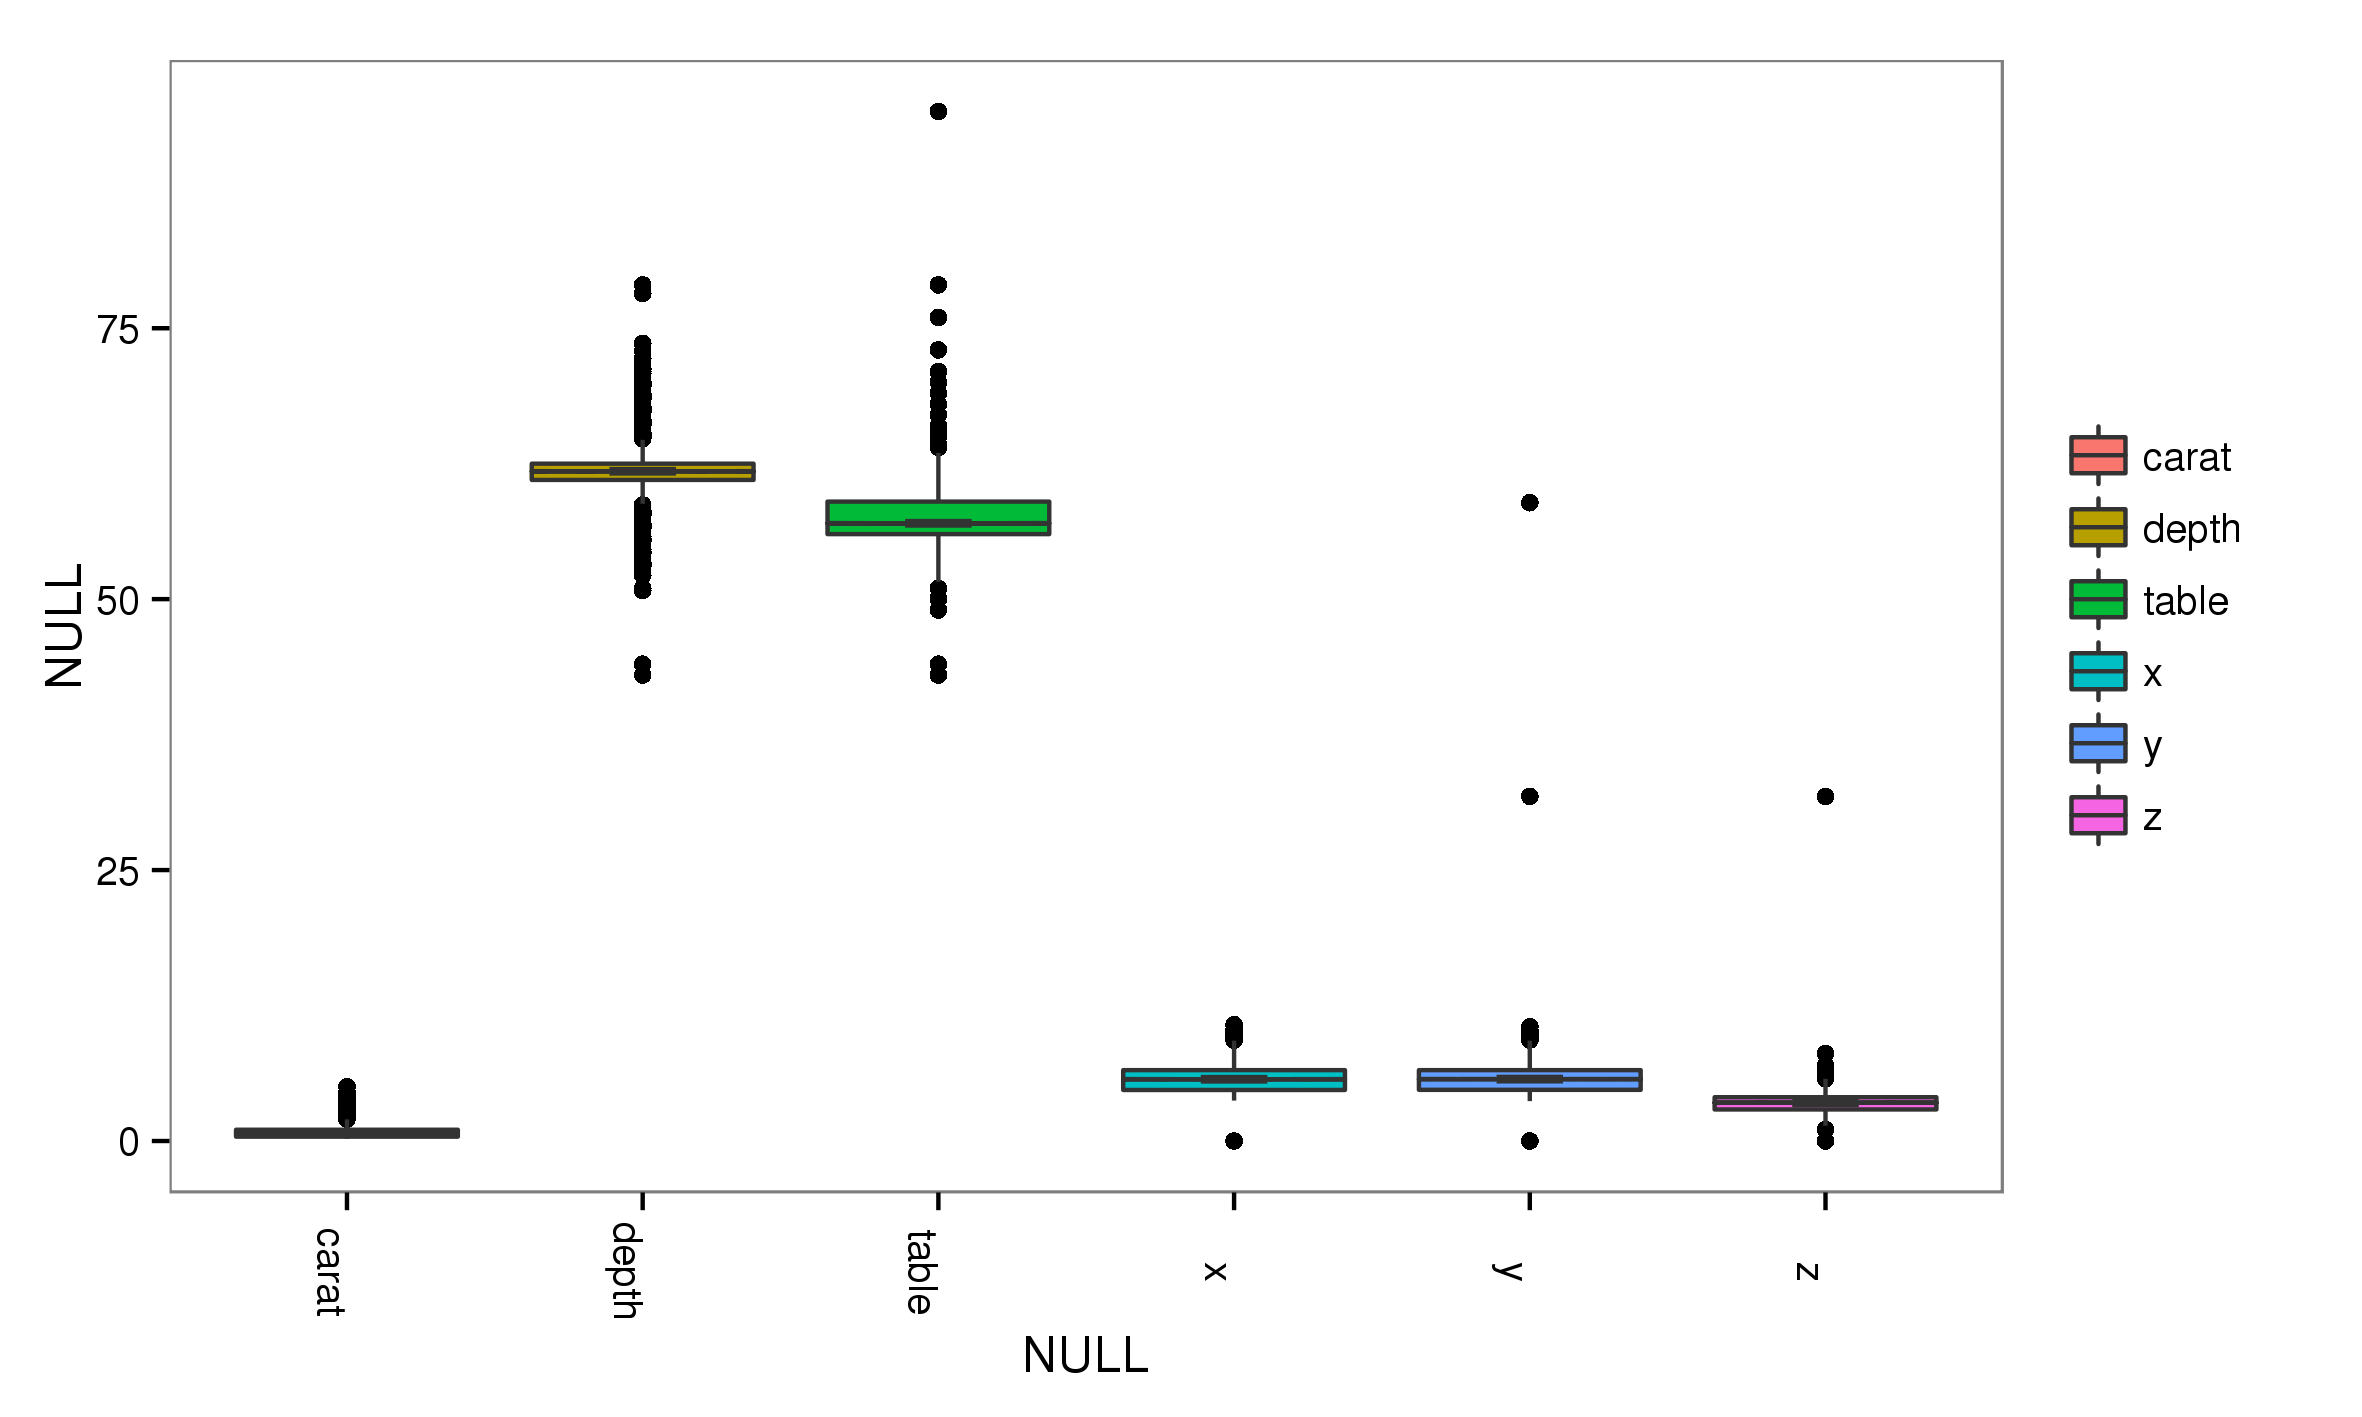

Reproduce this figure in R.

if (FALSE){
	install.packages("ggplot2", repo="http://cran.us.r-project.org")
	install.packages("reshape2", repo="http://cran.us.r-project.org")
	install.packages("scales", repo="http://cran.us.r-project.org")
}
library(ggplot2)
library(reshape2)
library(scales)

if(! FALSE){
	ID_var <- c('price','cut','color','clarity')
	data <- read.table(file="diamond.matrix", sep="\t", header=TRUE,
	row.names=1)
	if ("variable" != "variable"){
		if ((ID_var != "")[1]){
			ID_var <- c(ID_var, "variable")
		} else {
			ID_var <- c("variable")
		}
		data_m <- melt(data, id.vars=ID_var)
	} else {
		if ((ID_var != "")[1]){
			data_m <- melt(data, id.vars=ID_var)
		} else {
			data_m <- melt(data)
		}
	}
} else {
	data_m <- read.table(file="diamond.matrix", sep="\t",
	header=TRUE)
}

if (0 != 0){
	data_m$value <- data_m$value + 0
}

if ("" != ""){
	data_m$variable <- cut(data_m$variable, )
} else if ("" != ""){
	level_i <- c()
	data_m$variable <- factor(data_m$variable, levels=level_i)
}
if ("" != ""){
	data_m$variable <- cut(data_m$variable,)
}else if ("" != ""){
	x_level <- c()
	data_m$variable <- factor(data_m$variable,levels=x_level)
}

p <- ggplot(data_m, aes(factor(variable), value)) + xlab("NULL") +
ylab("NULL")


if (FALSE){
	p <- p + geom_violin(aes(fill=factor(variable)), 
	stat = "ydensity", position = "dodge", trim = TRUE,  
	scale = "area") + 
	geom_boxplot(aes(fill=factor(variable)), alpha=.25, width=0.15, 
	position = position_dodge(width = .9), outlier.colour='NA',
	scale="area") + 
	stat_summary(aes(group=variable), fun.y=mean,  
	geom="point", fill="black", shape=19, size=1,
	position = position_dodge(width = .9))
   	
	#+ geom_jitter(height = 0)
} else if (FALSE){
	p <- p + geom_violin(aes(fill=factor(variable)), 
	stat = "ydensity", position = "dodge", trim = TRUE,  
	scale = "area") 
} else {
	if (TRUE){
		if (FALSE){
		p <- p + geom_boxplot(aes(fill=factor(variable)), notch=TRUE,
			notchwidth=0.3, outlier.colour='NA')
		}else{
		p <- p + geom_boxplot(aes(fill=factor(variable)), notch=TRUE,
			notchwidth=0.3)
		}
	}else {
		if (FALSE){
			p <- p + geom_boxplot(aes(fill=factor(variable)),
			outlier.colour='NA')
		}else{
			p <- p + geom_boxplot(aes(fill=factor(variable)))
		}
	}
}


if(FALSE){
	p <- p + scale_y_log10()
}

if(FALSE){
	#ylim_zoomin <- boxplot.stats(data_m$value)$stats[c(1,5)]
	stats <- boxplot.stats(data_m$value)$stats
	ylim_zoomin <- c(stats[1]/1.05, stats[5]*1.05)
	p <- p + coord_cartesian(ylim = ylim_zoomin)
}

if(FALSE){
	p <- p + scale_fill_manual(values=c())
}

#Configure the canvas
p <- p + theme_bw() + theme(legend.title=element_blank(),
	panel.grid.major = element_blank(), 
	panel.grid.minor = element_blank(),
	legend.key=element_blank(),
	axis.text.x=element_text(angle=-90))

#Set the position of legend
top='top'
botttom='bottom'
left='left'
right='right'
none='none'
legend_pos_par <- right

p <- p + theme(legend.position=legend_pos_par)

#add additional ggplot2 supported commands

p <- p

# output pictures

ggsave(p, filename="diamond.matrix.boxplot.png", dpi=300, width=20,
height=12, units=c("cm"))

#png(filename="diamond.matrix.boxplot.png", width=20, height=12,
#res=300)
#p
#dev.off()
